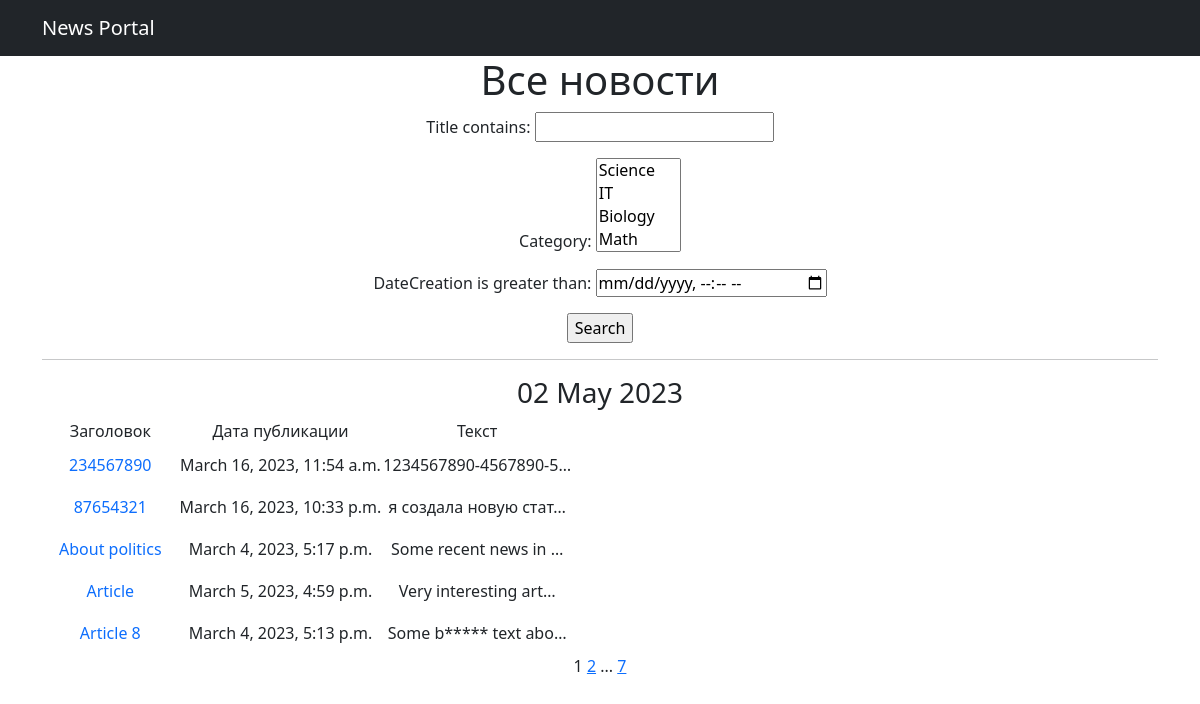
The page /posts/search/ (signed in) on the database its author committed.
### news/models.py (models this page shows, shortened)
class Post(models.Model):
    author = models.ForeignKey(Author, on_delete=models.CASCADE)
    NEWS = 'NW'
    ARTICLE = 'AR'
    CATEGORY_CHOICES = (
        (NEWS, 'Новость'),
        (ARTICLE, 'Статья'),
    )
    categoryType = models.CharField(max_length=2, choices=CATEGORY_CHOICES, default=ARTICLE)
    dateCreation = models.DateTimeField(auto_now_add=True)
    category = models.ManyToManyField(Category, through='PostCategory')
    title = models.CharField(max_length=128)
    text = models.TextField()
    rating = models.SmallIntegerField(default=0)

### news/views.py (the view)
# urls.py: path('search/', PostSearch.as_view(), name='post_search'),
class PostSearch(LoginRequiredMixin, ListView):
    raise_exception = True
    model = Post
    ordering = 'title'
    template_name = 'search.html'
    context_object_name = 'posts'
    paginate_by = 5
    def get_queryset(self):
        queryset = super().get_queryset()
        self.filterset = PostFilter(self.request.GET, queryset)
        return self.filterset.qs
    def get_context_data(self, **kwargs):
        context = super().get_context_data(**kwargs)
        context['filterset'] = self.filterset
        context['time_now'] = datetime.utcnow()
        return context

### news/models.py (called while the page is built)
    def __str__(self):
        return self.name

### news/templatetags/custom_filters.py (called while the page is built)
@register.filter()
def censor(text):
    stop_words = ('bad', 'boring')
    for word in text.split():
        if word.lower() in stop_words:
            text = text.replace(word, f"{word[0]}{'*' * (len(word) - 1)}")
    return text

### templates/search.html (shortened to what this page needs)
{% extends 'flatpages/default.html' %}
{% load custom_filters %}
{% block content %}
   <h1>Все новости </h1>
   <form action=""  method="get">
       {{ filterset.form.as_p }}
       <input type="submit" value="Search">
   </form>
   <hr>
   <h3>{{ time_now|date:'d M Y' }}</h3>
   {% if posts %}
       <table>
           <tr>
               <td>Заголовок</td>
               <td>Дата публикации</td>
               <td>Текст</td>
           </tr>
           {% for post in posts %}
           <tr>
               <td><a class="nav-link" href="{% url 'post_detail' post.id %}">{{ post.title|censor }}</a></td>
               <td>{{ post.dateCreation }}</td>
               <td>{{ post.text|censor|truncatechars:21 }}</td>
           </tr>
           {% endfor %}
       </table>
   {% else %}
       <h2>По выбранным критериям постов нет!</h2>
   {% endif %}
   {{ page_obj.number }}
   {% if page_obj.has_next %}
       <a href="?page={{ page_obj.next_page_number }}">{{ page_obj.next_page_number }}</a>
       {% if paginator.num_pages != page_obj.next_page_number %}
           ...
           <a href="?page={{ page_obj.paginator.num_pages }}">{{ page_obj.paginator.num_pages }}</a>
       {% endif %}
   {% endif %}
{% endblock content %}

### rows shown on the page
Post: title|censor "234567890", dateCreation "March 16, 2023, 11:54 a.m.", text|censor "1234567890-4567890-5…"
Post: title|censor "87654321", dateCreation "March 16, 2023, 10:33 p.m.", text|censor "я создала новую стат…"
Post: title|censor "About politics", dateCreation "March 4, 2023, 5:17 p.m.", text|censor "Some recent news in …"
Post: title|censor "Article", dateCreation "March 5, 2023, 4:59 p.m.", text|censor "Very interesting art…"
Post: title|censor "Article 8", dateCreation "March 4, 2023, 5:13 p.m.", text|censor "Some b***** text abo…"

### other values the page prints
{{ time_now|date:'d M Y' }} "02 May 2023"
{{ page_obj.number }} "1"
{{ page_obj.next_page_number }} "2"
{{ page_obj.paginator.num_pages }} "7"
